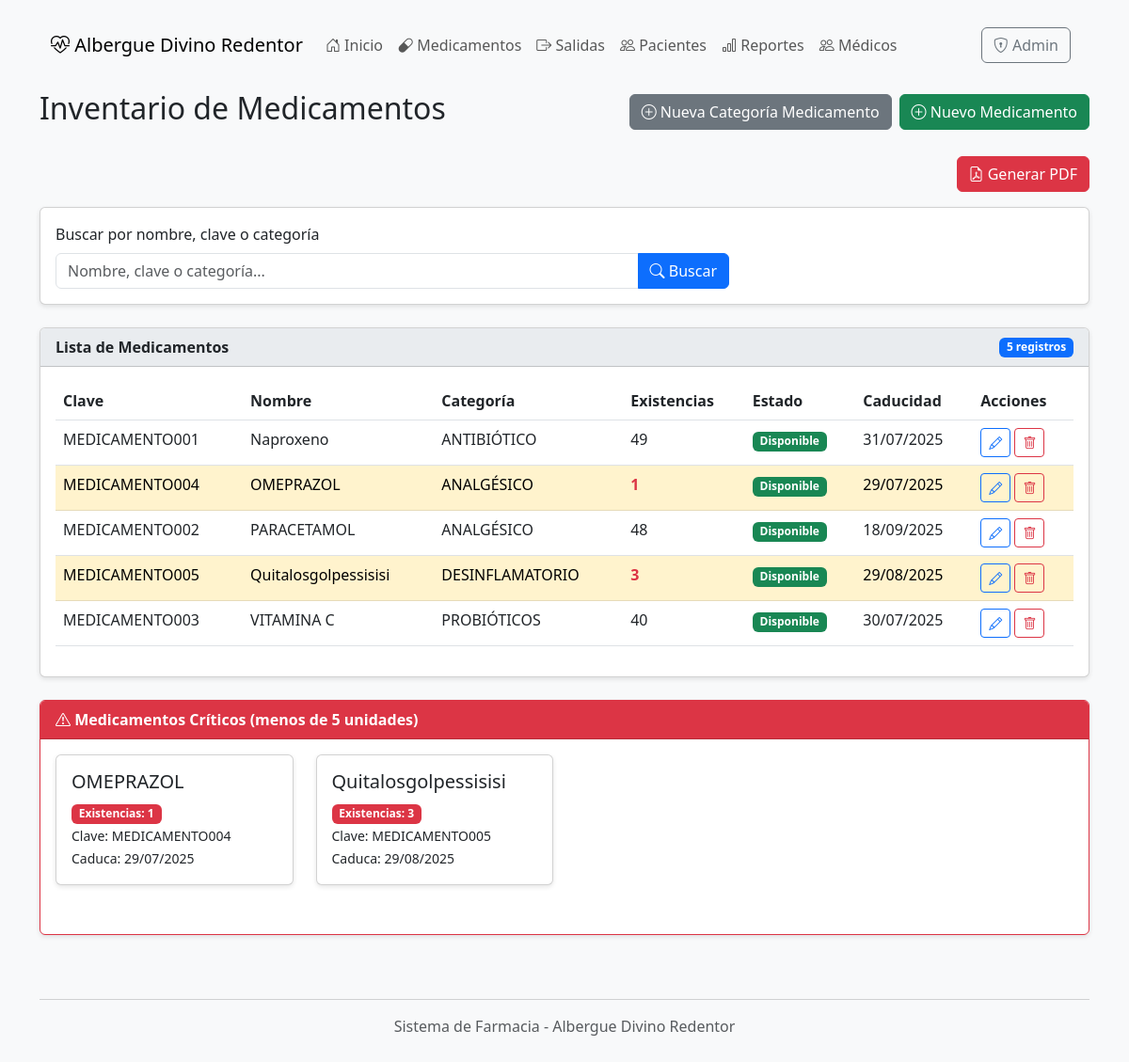
Screenshot of /medicamentos/ with the database file from the repository.
### farmacia/models.py (models this page shows, shortened)
class Medicamento(models.Model):
    id = models.AutoField(primary_key=True)
    clave = models.CharField(max_length=50, unique=True, verbose_name="Clave única")
    nombre = models.CharField(max_length=200, verbose_name="Nombre")
    categoria = models.ForeignKey('CategoriaMedicamento', on_delete=models.CASCADE)
    descripcion = models.TextField(blank=True, verbose_name="Descripción")
    fecha_caducidad = models.DateField(verbose_name="Fecha de caducidad")
    cantidad = models.IntegerField(default=0, verbose_name="Cantidad en inventario")
    status = models.BooleanField(default=True, verbose_name="Disponible")
    class Meta:
        verbose_name = "Medicamento"
        verbose_name_plural = "Medicamentos"
        ordering = ['nombre']

class CategoriaMedicamento(models.Model):
    id = models.AutoField(primary_key=True)
    nombre = models.CharField(max_length=100, unique=True)
    class Meta:
        verbose_name = "Categoría de Medicamento"
        verbose_name_plural = "Categorías de Medicamentos"

### farmacia/views.py (the view)
# urls.py: path('medicamentos/', views.medicamentos, name='medicamentos'),
def medicamentos(request):
    query = request.GET.get('q', '')
    if query:
        medicamentos_list = Medicamento.objects.select_related('categoria').filter(
            Q(nombre__icontains=query) |
            Q(clave__icontains=query) |
            Q(categoria__nombre__icontains=query))
    else:
        medicamentos_list = Medicamento.objects.select_related('categoria').all()
    criticos = Medicamento.objects.filter(cantidad__lt=5)
    categorias = CategoriaMedicamento.objects.all()
    context = {
        'medicamentos': medicamentos_list,
        'criticos': criticos,
        'categorias': categorias,
        'query': query
    }
    return render(request, 'medicamentos.html', context)

### farmacia/templates/medicamentos.html (shortened to what this page needs)
{% extends 'base.html' %}
{% block content %}
    <div class="d-flex justify-content-between align-items-center mb-4">
        <h2>Inventario de Medicamentos</h2>
        <div class="d-flex gap-2">
            <a href="{% url 'categoria_nueva' %}" class="btn btn-secondary">
                <i class="bi bi-plus-circle"></i> Nueva Categoría Medicamento
            </a>
            <a href="{% url 'medicamento_nuevo' %}" class="btn btn-success">
                <i class="bi bi-plus-circle"></i> Nuevo Medicamento
            </a>
        </div>
    </div>
    <div class="d-grid gap-2 d-md-flex justify-content-md-end mb-3">
        <a href="{% url 'generar_pdf_inventario' %}" class="btn btn-danger">
            <i class="bi bi-file-earmark-pdf"></i> Generar PDF
        </a>
    </div>
    <div class="card mb-4">
        <div class="card-body">
            <form method="get" class="row g-3">
                <div class="col-md-8">
                    <label class="form-label">Buscar por nombre, clave o categoría</label>
                    <div class="input-group">
                        <input type="text" name="q" class="form-control"
                               placeholder="Nombre, clave o categoría..."
                               value="{{ query }}">
                        <button type="submit" class="btn btn-primary">
                            <i class="bi bi-search"></i> Buscar
                        </button>
                    </div>
                </div>
            </form>
        </div>
    </div>
    <div class="card">
        <div class="card-header d-flex justify-content-between align-items-center">
            <span>Lista de Medicamentos</span>
            <span class="badge bg-primary">{{ medicamentos.count }} registros</span>
        </div>
        <div class="card-body">
            <div class="table-responsive">
                <table class="table table-hover">
                    <thead>
                        <tr>
                            <th>Clave</th>
                            <th>Nombre</th>
                            <th>Categoría</th>
                            <th>Existencias</th>
                            <th>Estado</th>
                            <th>Caducidad</th>
                            <th>Acciones</th>
                        </tr>
                    </thead>
                    <tbody>
                        {% for medicamento in medicamentos %}
                        <tr class="{% if medicamento.cantidad < 5 %}table-warning{% endif %}">
                            <td>{{ medicamento.clave }}</td>
                            <td>{{ medicamento.nombre }}</td>
                            <td>{{ medicamento.categoria.nombre }}</td>
                            <td class="{% if medicamento.cantidad < 5 %}fw-bold text-danger{% endif %}">
                                {{ medicamento.cantidad }}
                            </td>
                            <td>
                                {% if medicamento.status %}
                                    <span class="badge bg-success">Disponible</span>
                                {% else %}
                                    <span class="badge bg-danger">No disponible</span>
                                {% endif %}
                            </td>
                            <td>{{ medicamento.fecha_caducidad|date:"d/m/Y" }}</td>
                            <td>
                                <a href="{% url 'medicamento_editar' medicamento.id %}" class="btn btn-sm btn-outline-primary">
                                    <i class="bi bi-pencil"></i>
                                </a>
                                <a href="{% url 'medicamento_eliminar' medicamento.id %}" class="btn btn-sm btn-outline-danger">
                                    <i class="bi bi-trash"></i>
                                </a>
                            </td>
                        </tr>
                        {% empty %}
                        <tr>
                            <td colspan="7" class="text-center">No hay medicamentos registrados</td>
                        </tr>
                        {% endfor %}
                    </tbody>
                </table>
            </div>
        </div>
    </div>
    {% if criticos %}
    <div class="card mt-4 border-danger">
        <div class="card-header bg-danger text-white">
            <i class="bi bi-exclamation-triangle"></i> Medicamentos Críticos (menos de 5 unidades)
        </div>
        <div class="card-body">
            <div class="row">
                {% for medicamento in criticos %}
                <div class="col-md-3 mb-3">
                    <div class="card">
                        <div class="card-body">
                            <h5 class="card-title">{{ medicamento.nombre }}</h5>
                            <p class="card-text">
                                <span class="badge bg-danger">Existencias: {{ medicamento.cantidad }}</span>
                                <br>
                                <small>Clave: {{ medicamento.clave }}</small>
                                <br>
                                <small>Caduca: {{ medicamento.fecha_caducidad|date:"d/m/Y" }}</small>
                            </p>
                        </div>
                    </div>
                </div>
                {% endfor %}
            </div>
        </div>
    </div>
    {% endif %}
{% endblock %}

### farmacia/templates/base.html (style rules this page uses)
body { background-color: #f8f9fa; padding-top: 20px; padding-bottom: 40px; }
.card { margin-bottom: 20px; box-shadow: 0 2px 5px rgba(0,0,0,0.1); }
.card-header { background-color: #e9ecef; font-weight: bold; }

### rows the page displays
Medicamento: clave "MEDICAMENTO001", nombre "Naproxeno", categoria.nombre "ANTIBIÓTICO", cantidad "49", status "Disponible", fecha_caducidad "31/07/2025"
Medicamento: clave "MEDICAMENTO004", nombre "OMEPRAZOL", categoria.nombre "ANALGÉSICO", cantidad "1", status "Disponible", fecha_caducidad "29/07/2025"
Medicamento: clave "MEDICAMENTO002", nombre "PARACETAMOL", categoria.nombre "ANALGÉSICO", cantidad "48", status "Disponible", fecha_caducidad "18/09/2025"
Medicamento: clave "MEDICAMENTO005", nombre "Quitalosgolpessisisi", categoria.nombre "DESINFLAMATORIO", cantidad "3", status "Disponible", fecha_caducidad "29/08/2025"
Medicamento: clave "MEDICAMENTO003", nombre "VITAMINA C", categoria.nombre "PROBIÓTICOS", cantidad "40", status "Disponible", fecha_caducidad "30/07/2025"

### other values shown
{{ medicamentos.count }} "5"
